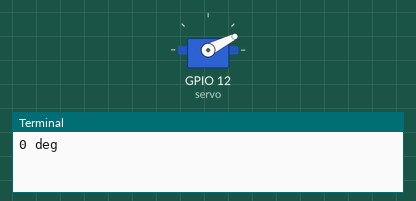
This program was run on a simulated Raspberry Pi (BCM pin numbers). Shown: servo, the last lines printed to the terminal. Servo angles are drawn from the pulse width (0.5 ms = 0°, 2.5 ms = 180°). At 8.0 s the program stops and its outputs stay as they are.

Above: at 0.1 s.
At 4.1 s:
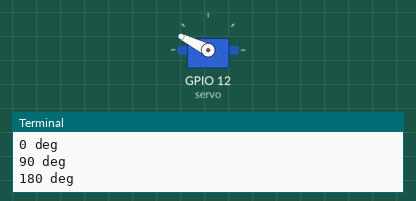
At 6.1 s:
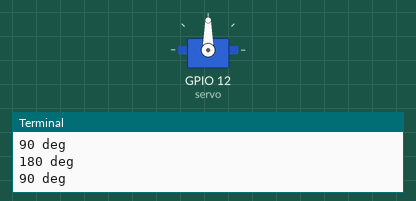
Timing chart, 0 to 7.6 s (numbered marks = the images above):
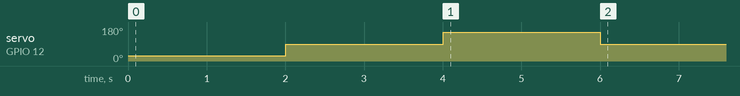

The program:

steeringServo.py
```python
#!/usr/bin/python3
import RPi.GPIO as GPIO
import pigpio
import time

servo = 12

# more info at http://abyz.me.uk/rpi/pigpio/python.html#set_servo_pulsewidth

pwm = pigpio.pi()
pwm.set_mode(servo, pigpio.OUTPUT)

pwm.set_PWM_frequency( servo, 50 )

print( "0 deg" )
pwm.set_servo_pulsewidth( servo, 800 ) ;
time.sleep( 2 )

print( "90 deg" )
pwm.set_servo_pulsewidth( servo, 1500 ) ;
time.sleep( 2 )

print( "180 deg" )
pwm.set_servo_pulsewidth( servo, 2200 ) ;
time.sleep( 2 )


print( "90 deg" )
pwm.set_servo_pulsewidth( servo, 1500 ) ;
time.sleep( 2 )

# turning off servo
pwm.set_PWM_dutycycle(servo, 0)
pwm.set_PWM_frequency( servo, 0 )
```

Measured:
- by itself, servo on GPIO 12 (servo): 27° → 90° at 2.0 s, → 153° 2.0 s later, → 90° 2.0 s later
